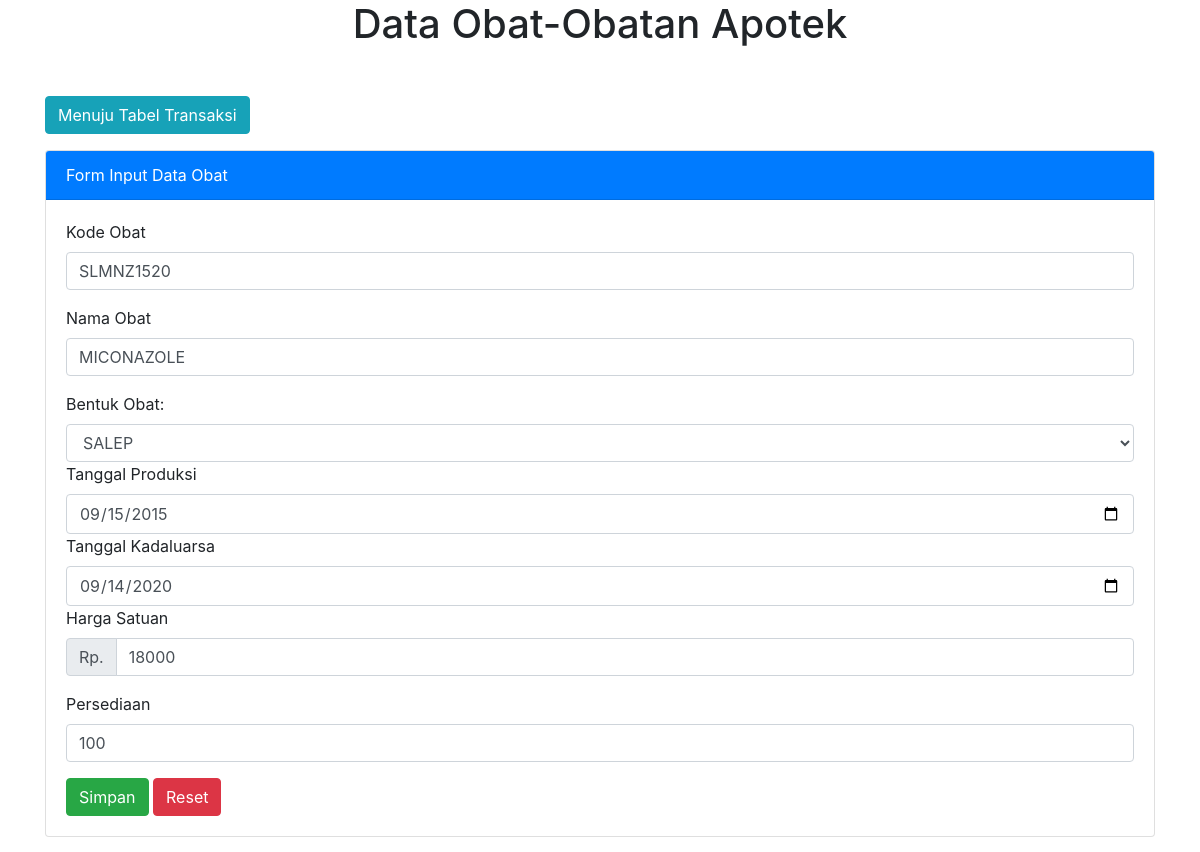
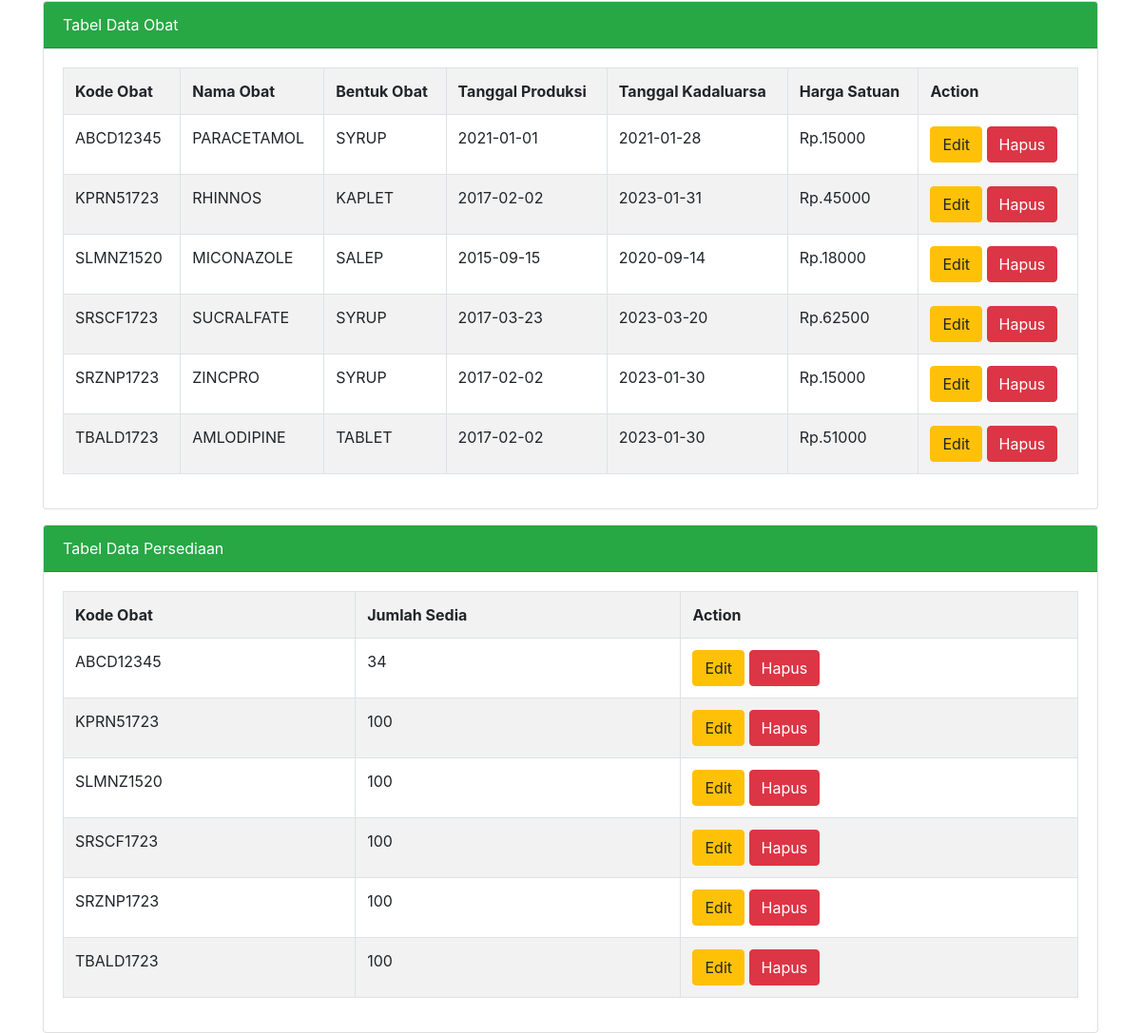
Page /obat.php?hal=edit&id=SLMNZ1520 on the committed database (2 pictures, top to bottom).
### tables this page shows
CREATE TABLE `obat` (
  `kode_obat` char(9) NOT NULL,
  `nama_obat` varchar(255) DEFAULT NULL,
  `bentuk_obat` varchar(6) DEFAULT NULL,
  `tgl_produksi` date DEFAULT NULL,
  `tgl_kadaluarsa` date DEFAULT NULL,
  `harga_satuan` int(6) DEFAULT 0,
  `jumlah_sedia` int(3) NOT NULL DEFAULT 0,
  `updated` datetime DEFAULT NULL,
  `host` varchar(255) DEFAULT NULL
);

### obat.php (the view, shortened to what this page needs)
<?php
$databaseHost = 'localhost';
$databaseName = 'apotek';
$databaseUsername = 'root';
$databasePassword = '';
$koneksi = mysqli_connect($databaseHost, $databaseUsername, $databasePassword, $databaseName) or die (mysqli_error($koneksi));
if(isset($_GET['hal']))
{
    if($_GET['hal'] == "edit")
    {
        $tampil = mysqli_query($koneksi, "SELECT * FROM obat WHERE kode_obat = '$_GET[id]' ");
        $data = mysqli_fetch_array($tampil);
        if($data)
        {
            $vkode_obat = $data['kode_obat'];
            $vnama_obat = $data['nama_obat'];
            $vbentuk_obat = $data['bentuk_obat'];
            $vtgl_produksi = $data['tgl_produksi'];
            $vtgl_kadaluarsa = $data['tgl_kadaluarsa'];
            $vharga_satuan = $data['harga_satuan'];
            $vjumlah_sedia = $data['jumlah_sedia'];
        }
    }
}
?>
<!DOCTYPE html>
<html>
<head>
    <link rel="stylesheet" type="text/css" href="css/bootstrap.min.css">
</head>
<body>
    <div class="container">
        <h1 class="text-center">Data Obat-Obatan Apotek</h1>
        <form action="transaksi.php" method="post" class="mt-5">
            <div>
                <button type="KeTransaksi" class="btn btn-info">Menuju Tabel Transaksi</button>
            </div>
        </form>
        <div class="card mt-3">
            <div class="card-header bg-primary text-white">
                Form Input Data Obat
            </div>
            <div class="card-body">
               <form method="post" action="">
                   <div class="form-group">
                       <label>Kode Obat</label>
                       <input type="text" name="tkd_obat" value="<?=@$vkode_obat?>" class="form-control" placeholder="Input Kode Obat" required>
                   </div>
                   <div class="form-group">
                       <label>Nama Obat</label>
                       <input type="text" name="tnama" value="<?=@$vnama_obat?>" class="form-control" placeholder="Input Nama Obat" required>
                   </div>
                    <div>
                        <label>Bentuk Obat:</label>
                        <select class="form-control" name="tbentuk" required>
                            <option value="<?=@$vbentuk_obat?>"><?=@$vbentuk_obat?></option>
                        </select>
                    </div>
                    <div>
                        <label>Tanggal Produksi</label>
                        <input type="date" name="tproduksi" value="<?=@$vtgl_produksi?>" class="form-control" required>
                    </div>
                    <div>
                        <label>Tanggal Kadaluarsa</label>
                        <input type="date" name="tkadaluarsa" value="<?=@$vtgl_kadaluarsa?>" class="form-control" required>
                    </div>
                    <div>
                        <label>Harga Satuan</label>
                        <div class="input-group mb-3">
                            <div class="input-group-prepend">
                                <span class="input-group-text">Rp.</span>
                            </div>
                            <input type="number" name="tharga" value="<?=@$vharga_satuan?>" class="form-control" aria-label="Jumlah">
                        </div>
                    </div>
                    <div>
                        <label>Persediaan</label>
                        <input type="number" name="tpersediaan" value="<?=$vjumlah_sedia?>" id="jumlah_sedia" class="form-control" required>
                    </div>
                    <div class="mt-3">
                        <button type="submit" class="btn btn-success" name="bsimpan">Simpan</button>
                        <button type="reset" class="btn btn-danger" name="breset">Reset</button>
                    </div>
               </form>
            </div>
        </div>
        <div class="card mt-3">
            <div class="card-header bg-success text-white">
                Tabel Data Obat
            </div>
            <div class="card-body">
                <table class="table table-bordered table-striped">
                    <tr>
                        <th>Kode Obat</th>
                        <th>Nama Obat</th>
                        <th>Bentuk Obat</th>
                        <th>Tanggal Produksi</th>
                        <th>Tanggal Kadaluarsa</th>
                        <th>Harga Satuan</th>
                        <th>Action</th>
                    </tr>
                    <?php
                    $tampil = mysqli_query($koneksi, "SELECT * FROM obat ORDER BY kode_obat asc");
                    while($data = mysqli_fetch_array($tampil)) :
                    ?>
                    <tr>
                        <td><?=$data['kode_obat']?></td>
                        <td><?=$data['nama_obat']?></td>
                        <td><?=$data['bentuk_obat']?></td>
                        <td><?=$data['tgl_produksi']?></td>
                        <td><?=$data['tgl_kadaluarsa']?></td>
                        <td>Rp.<?=$data['harga_satuan']?></td>
                        <td>
                            <a href="obat.php?hal=edit&id=<?=$data['kode_obat']?>" class="btn btn-warning">Edit</a>
                            <a href="obat.php?hal=hapus&id=<?=$data['kode_obat']?>"
                            onclick="return confirm('Apakah anda yakin ingin mengahapus data ini?')"
                            class="btn btn-danger">Hapus</a>
                        </td>
                    </tr>
                    <?php endwhile;  ?>
                </table>
            </div>
        </div>
        <div class="card mt-3">
            <div class="card-header bg-success text-white">
                Tabel Data Persediaan
            </div>
            <div class="card-body">
                <table class="table table-bordered table-striped">
                    <tr>
                        <th>Kode Obat</th>
                        <th>Jumlah Sedia</th>
                        <th>Action</th>
                    </tr>
                    <?php
                    $tampil = mysqli_query($koneksi, "SELECT * FROM obat ORDER BY kode_obat asc");
                    while($data = mysqli_fetch_array($tampil)) :
                    ?>
                    <tr>
                        <td><?=$data['kode_obat']?></td>
                        <td><?=$data['jumlah_sedia']?></td>
                        <td>
                            <a href="obat.php?hal=edit&id=<?=$data['kode_obat']?>" class="btn btn-warning">Edit</a>
                            <a href="obat.php?hal=hapus&id=<?=$data['kode_obat']?>"
                            onclick="return confirm('Apakah anda yakin ingin mengahapus data ini?')"
                            class="btn btn-danger">Hapus</a>
                        </td>
                    </tr>
                    <?php endwhile;  ?>
                </table>
            </div>
        </div>
    </div>
</body>
</html>

### rows in the picture
obat: tkd_obat "SLMNZ1520", tnama "MICONAZOLE", tbentuk "SALEP", tproduksi "09/15/2015", tkadaluarsa "09/14/2020", tharga "18000", tpersediaan "100", kode_obat "SLMNZ1520", nama_obat "MICONAZOLE", bentuk_obat "SALEP", tgl_produksi "2015-09-15", tgl_kadaluarsa "2020-09-14", harga_satuan "18000", jumlah_sedia "100"
obat: kode_obat "ABCD12345", nama_obat "PARACETAMOL", bentuk_obat "SYRUP", tgl_produksi "2021-01-01", tgl_kadaluarsa "2021-01-28", harga_satuan "15000", jumlah_sedia "34"
obat: kode_obat "KPRN51723", nama_obat "RHINNOS", bentuk_obat "KAPLET", tgl_produksi "2017-02-02", tgl_kadaluarsa "2023-01-31", harga_satuan "45000", jumlah_sedia "100"
obat: kode_obat "SRSCF1723", nama_obat "SUCRALFATE", bentuk_obat "SYRUP", tgl_produksi "2017-03-23", tgl_kadaluarsa "2023-03-20", harga_satuan "62500", jumlah_sedia "100"
obat: kode_obat "SRZNP1723", nama_obat "ZINCPRO", bentuk_obat "SYRUP", tgl_produksi "2017-02-02", tgl_kadaluarsa "2023-01-30", harga_satuan "15000", jumlah_sedia "100"
obat: kode_obat "TBALD1723", nama_obat "AMLODIPINE", bentuk_obat "TABLET", tgl_produksi "2017-02-02", tgl_kadaluarsa "2023-01-30", harga_satuan "51000", jumlah_sedia "100"
